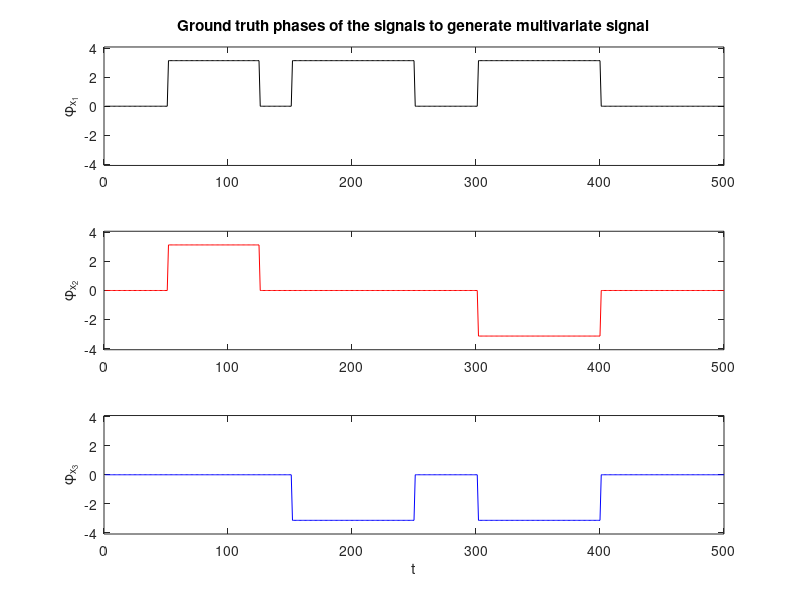

The MATLAB script that drew this image: (Note: this script raises an error after producing the figure.)
%%% Simulation 5. MULTIVARIATE SIGNAL
% This script is written as part of the supplementary materials for the
% paper.  The purpose of this simulation is to compare various MD
% algorithms discussed in terms of the multivariate signal.

%% Case 5: multivariate signal using Bivariate EMD
% Characteristics 
TR = 2;                                                                     % Repetition time
fs = 1/TR;                                                                  % Sampling frequency
t = 0:1/fs:1000-1/fs;

% Defining the freq. component of the signal
% freq. component of the signals to create (0.05 also corresponds to the peak...
% of the PSD of HCP data if we look at the PSD of various IMFs and also in fmri...
% analysis often this corresponds to the center freq of the bandpass which is used 0.01-0.1)
f = 0.05;
phi1 = pi*((t-100>0).*(t-250<0) + (t-300>0).*(t-500<0) + (t-600>0).*(t-800<0));
phi2 = pi*((t-100>0).*(t-250<0) +                      - (t-600>0).*(t-800<0));
phi3 = pi*(                     - (t-300>0).*(t-500<0) - (t-600>0).*(t-800<0));
x1 = cos(2*pi*f*t+phi1);                                                    % first signal
x2 = cos(2*pi*f*t +phi2);                                                   % second signal
x3 = 2*cos(2*pi*f*t +phi3);                                                 % thrid signal

figure;subplot(3,1,1);plot(phi1,'k');ylim([-1.3*pi 1.3*pi]);ylabel('\phi_{x_1}')
subplot(3,1,2);plot(phi2,'r');ylim([-1.3*pi 1.3*pi]);ylabel('\phi_{x_2}')
subplot(3,1,3);plot(phi3,'b');ylim([-1.3*pi 1.3*pi]);ylabel('\phi_{x_3}')
xlabel('t')
subplot(3,1,1);title('Ground truth phases of the signals to generate multivariate signal')

%%%%%%%% ground truth states and transitions - note fs is considered 
grdidx = zeros(size(t));
grdidx(1:50) = 2;
grdidx(125:150) = 2;
grdidx(250:500) = 2;
grdidx(50:125) = 3;
grdidx(150:250) = 1;
grdstate{1}(:,:,1) = 0.98*[1 -1 1;-1 1 -1;1 -1 1];
grdstate{1}(:,:,2) = 0.98*[1 1 1;1 1 1;1 1 1];
grdstate{1}(:,:,3) = 0.98*[1 1 -1;1 1 -1;-1 -1 1];

% creating a trivariate signal using x_i's
Data{1} = [x1;x2;x3]';
winLen = 30;   % the window length for WPS approach

indx = nchoosek(1:size(Data{1},2),2);
N=1000; % number of realizations 
nS = 3; % number of states


%% BEMD 
for m =898:N
    noise = mvnrnd([0 0 0],[1 0 0;0 1 0;0 0 1],length(t))';
    ex1 = noise(1,:);
    ex2 = noise(2,:);
    ex3 = noise(3,:);
    XN1 = x1 + ex1;
    XN2 = x2 + ex2;
    XN3 = x3 + ex3;
    Data{m} = [XN1;XN2;XN3];
for i = 1:1:size(indx,1)
    Z{i} = Data{m}(indx(i,1),:) + 1i*Data{m}(indx(i,2),:);
%    Z{i} = XN + 1i*YN;                                            % complex signal
    imf{m,i} = bemd(Z{i});                                           % finding the IMFs
    
    
    % Finding the mean frequency of real and imag part of the complex imf of
    % complex signal
    mfreqX{m,i} = meanfreq(real(imf{m,i}'),fs);                                        
    mfreqY{m,i} = meanfreq(imag(imf{m,i}'),fs);

    % Phase Synchronization analysis:

    [~,ind_IMFX(m,i)] = min(abs(mfreqX{m,i} - f));
    [~,ind_IMFY(m,i)] = min(abs(mfreqY{m,i} - f));
    dat{m,i} = [real(imf{m,i}(ind_IMFX(m,i),:));imag(imf{m,i}(ind_IMFY(m,i),:))];
    H = hilbert(dat{m,i}');
    sigphase = angle(H);
    DELPHI = sigphase(:,1)-sigphase(:,2);
    CCORSW{m}(:,i) = circularslidingwindow(sigphase(:,1),sigphase(:,2),winLen,'vonmises');
    COSDELPHI1{m}(:,i) = cos(DELPHI);
end
    

end
%% ---------------------------------------------------
%% ---------------------------------------------------

% k-means clustering of the matrices of phase synch. (number of clusters
% using DBI) upperbound for DBI was set to nS 
[popidx{1},popCorr{1},~,~,~,DBI(1)] = mykmeans(cat(1,CCORSW{:}),nS,nS);
[popidx{2},popCorr{2},~,~,~,DBI(2)] = mykmeans(cat(1,COSDELPHI1{:}),nS,nS);

%%%%% for each simulation, match them with the population state --- or the
%%%%% ground truth
for i = 1:N
% k-means clustering of the matrices of phase synch.
[idx{1,i},Corr{1,i}] = mykmeans(CCORSW{i},nS,nS);
[idx{2,i},Corr{2,i}] = mykmeans(COSDELPHI1{i},nS,nS);
[~,~,mCorr{1,i},midx{1,i}] = matchstatesClutster(grdstate{1},Corr{1,i},idx{1,i},1);
[~,~,mCorr{2,i},midx{2,i}] = matchstatesClutster(grdstate{1},Corr{2,i},idx{2,i},1);
end

for i = 1:N
    for j = 1:nS 
        ccstate{j}(:,:,i) = mCorr{1,i}(:,:,j);
        crpstate{j}(:,:,i) = mCorr{2,i}(:,:,j);
    end
end

for i = 1:nS
    meanstate{i,1} = mean(ccstate{i},3);
    meanstate{i,2} = mean(crpstate{i},3);
end

count = 0;
placeholder = [1 2 3;7 8 9];
figure;
h = tight_subplot(3, nS, [.001 .001],[.01 .001],[.05 .05]);
labels = {'CIRC','CRP'};
for j = 1:nS
    for i = 1:2
        count = count + 1;
        axes(h(placeholder(count)));gsplot(meanstate{j,i});
        axis square;
        set(gca, 'XTick', [], 'YTick', [], 'CLim', [-1 1])
        c = get(gca, 'Children');
        set(c(find(strcmp(get(c, 'Type'),'line'))), 'Color', 'w')
        if i == 1
         title(strcat(['State ' num2str(j)]));
        end
        if j == 1
            ylabel(labels{i},'interpreter','latex');
        end
    end
    
end



for i = 1:N
    MIDX1(:,i) = midx{1,i};
    MIDX2(:,i) = midx{2,i};
end

for i = 1:size(MIDX1,1)
    flag1(i) = sum( MIDX1(i,:) == grdidx(i))/N;
    flag2(i) = sum( MIDX2(i,:) == grdidx(i))/N;
end

for j = 1:nS
for i = 1:size(MIDX1,1)
    flags1(i,j) = sum( MIDX1(i,:) == j)/N;
    flags2(i,j) = sum( MIDX2(i,:) == j)/N;
end
end




figure;subplot(3,1,1);plot(grdidx,'r','LineWidth',2);ylim([0 4]);xlabel('t');
ylabel('State #');title('Ground truth state')
subplot(3,1,2);plot(flag1,'g','LineWidth',2);
title('Accuracy of correctly classifying the state');ylabel('Accuracy');xlabel('t')
subplot(3,1,3);bar(flags1,'stacked')
title('Stacked bar of the classification accuracy across time');
legend('State 1','State 2','State 3');
ylabel('State Accuracy Proportion');xlabel('t')




figure;imagesc(MIDX1');colormap winter;
imAlpha=ones(size(MIDX1'));
imAlpha(isnan(MIDX1'))=0;
imagesc(MIDX1','AlphaData',imAlpha);
set(gca,'color',1*[1 1 1]);
title('State transitions - BEMD-based-PS using tWPS: CIRC');
xlabel('time [s]');ylabel('realizations')
cb = colorbar();
% Set color labels (one for each row in RGB)
label = 1:nS; 
caxis([1,numel(label)])
cb.YTick = 1 : nS;
labelChar = label;
cb.TickLabels = labelChar(1:end-1);
cb.FontSize = 12; 

figure;imagesc(MIDX2');colormap winter
title('State transitions - BEMD-based-PS using IPS: CRP');
xlabel('time [s]');ylabel('realizations');
cb = colorbar();
% Set color labels (one for each row in RGB)
label = 1:nS; 
caxis([1,numel(label)])
cb.YTick = 1 : nS;
labelChar = label;
cb.TickLabels = labelChar(1:end-1);
cb.FontSize = 12; 




